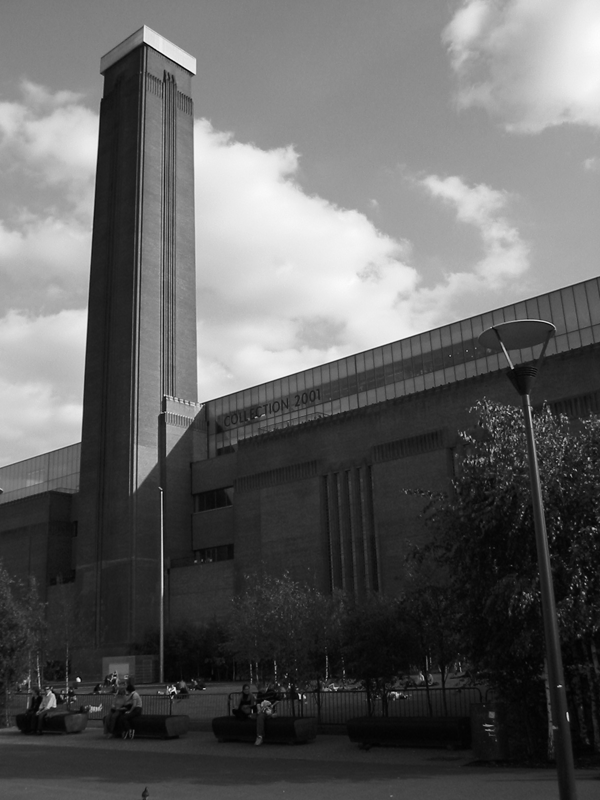
#> input picture cvai/cvai-ex-sw04-2/Images/LondonSmall.png, 600 x 800 px, found by its file name
$ jupyter execute --allow-errors ex-canny_edge_detector.ipynb
#> lines starting #> are read from the running program, lines starting #| are printed output that depends on the picture
# CVAI Exercise: Canny Edge Detector

##  Canny Edge Detector

Edges in an image can be detected using the Canny edge detector. John F. Canny, an Australian computer scientist, invented this method in 1986. The method implements edge detection as solution of an optimization problem and consists of three steps:

- computation of the edges' strength using a differential operator
- finding local maxima of strength perpendicular to edge direction
- connecting edge pixels using hysteresis thresholding with 2 threshold values

## Libraries

[cell 1]
import numpy as np
import matplotlib.pyplot as pl
import cv2 as cv

path = '/exchange/cvai/images/'

## Image

[cell 2]
image  = cv.cvtColor (cv.imread (path + 'LondonSmall.png'), cv.COLOR_BGR2GRAY)
#> image: shape (800, 600); min 0, max 253, mean 97.2
print (image.shape, np.min (image), np.max (image))
#| (800, 600) 0 253
pl.imshow (image, cmap = 'gray')

## Exercise 1: Edge Detection

- Detect the edges in the image above using the canny edge detector in OpenCV.
- How does the result depend on the choice of the parameters?

[cell 3]
canny = cv.Canny(image, 128, 128, apertureSize = 3, L2gradient = True)
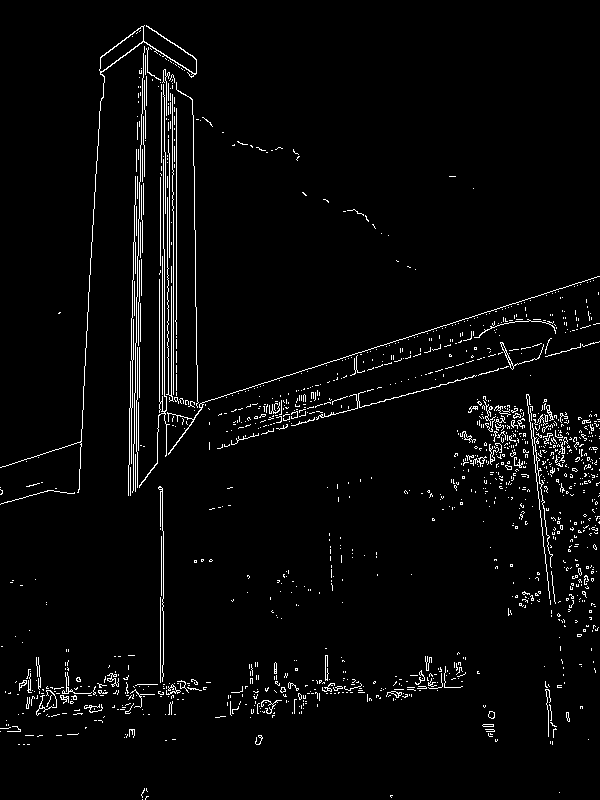
#> canny: shape (800, 600); 3.1% white in thin lines or dots

#pl.imshow (0xFF - canny, cmap = 'gray')
pl.imshow (canny, cmap = 'gray')

[cell 4]
assert canny is not None

## Exercise 2:  Canny Filter for Different Resolutions

The `Canny` filter implemented in OpenCV has only a few parameters, particularly it is impossible to apply it to different resolutions directly. As workaround we compute the edges in advance and submit them to the canny operator:

- Blur the image
- Compute the edges of the blurred image
- Compute the Canny operator directly on the edges

### Blur the image

using `GaussianBlur`

[cell 5]
blurred = cv.GaussianBlur(image,(5,5),0)

pl.figure (figsize = (12, 8))

pl.subplot (1, 2, 1)
pl.title ('original')
pl.imshow (image, cmap = 'gray')

pl.subplot (1, 2, 2)
pl.title ('blurred')
pl.imshow (blurred, cmap = 'gray')
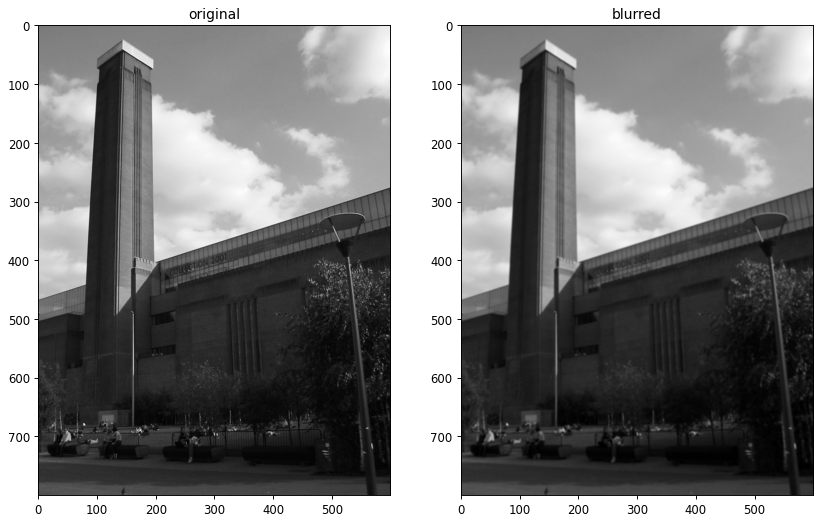
#> figure drawn by matplotlib, 2 panels

[cell 6]
assert blurred is not None

### Compute the edges

- The first partial derivatives of the image, $\text{dx}$ and $\text{dy}$, can be computed using the `Sobel` operator.
- Compute the strength of the edges: $\text{edge}=\sqrt{\text{dx}^2 + \text{dy}^2}$.
- Display the results of the derivatives and the strength of the edges in an adequate form.

[cell 7]
SobelX = np.array ([
    [-1, 0, 1],
    [-2, 0, 2],
    [-1, 0, 1]
])
SobelY = np.array ([
    [-1, -2, -1],
    [ 0,  0,  0],
    [ 1,  2,  1]
])

dx = cv.filter2D(image, -1, SobelX)
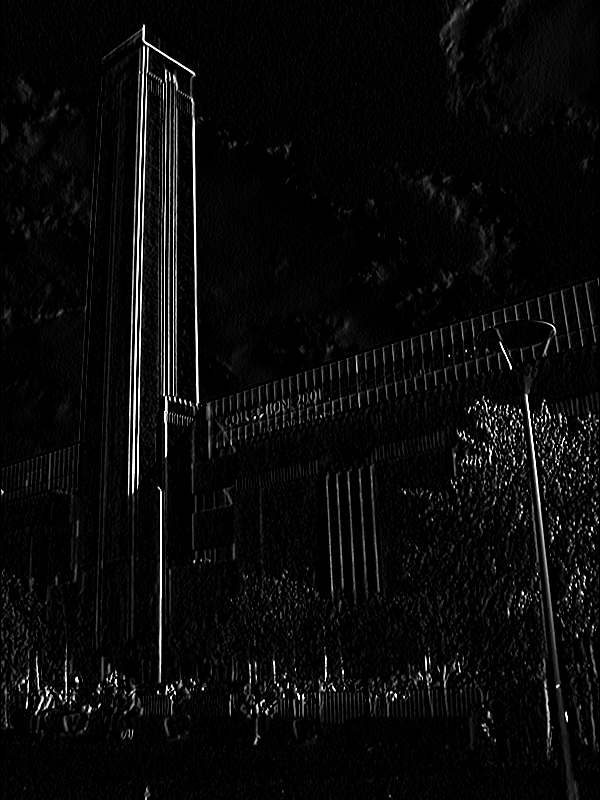
#> dx: shape (800, 600); min 0, max 255, mean 10.3
dy = cv.filter2D(image, -1, SobelY)
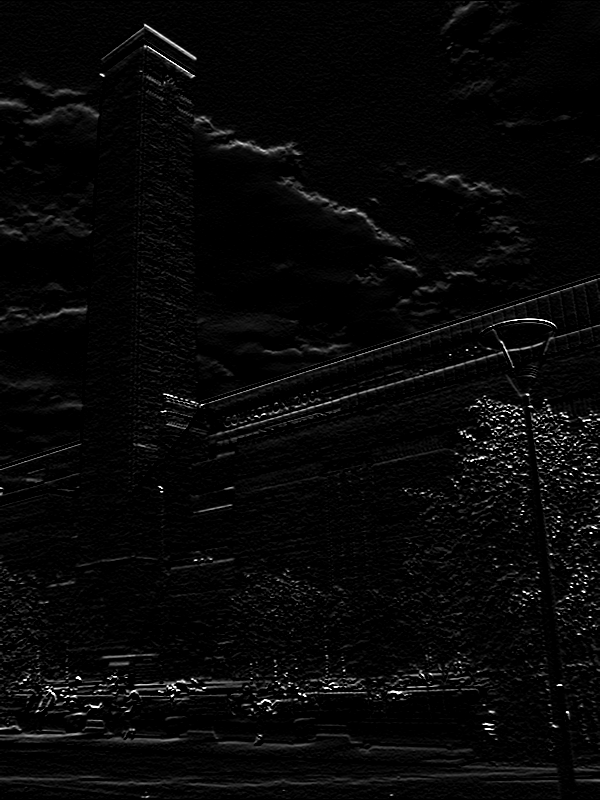
#> dy: shape (800, 600); min 0, max 255, mean 7.7

pl.figure (figsize = (12, 8))

pl.subplot (1, 2, 1)
pl.title ('Sobel, x')
pl.imshow (np.abs (dx), cmap = 'gray')

pl.subplot (1, 2, 2)
pl.title ('Sobel, y')
pl.imshow (np.abs (dy), cmap = 'gray')

[cell 8]
assert dx is not None
assert dy is not None

[cell 9]
edge = np.maximum (np.abs (dx), np.abs (dy))
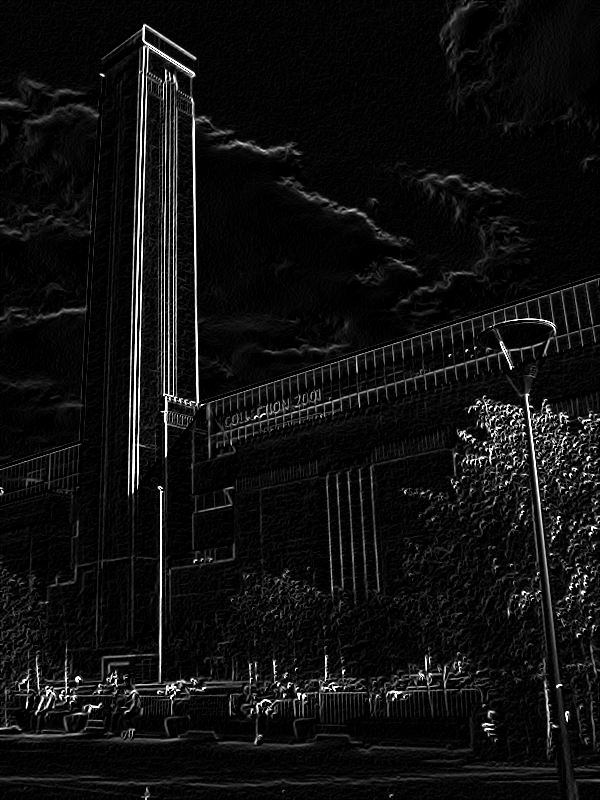
#> edge: shape (800, 600); min 0, max 255, mean 15.9

pl.figure (figsize = (18, 8))

pl.subplot (1, 3, 1)
pl.title ('Sobel, x')
pl.imshow (np.abs (dx), cmap = 'gray')

pl.subplot (1, 3, 2)
pl.title ('Sobel, y')
pl.imshow (np.abs (dy), cmap = 'gray')

pl.subplot (1, 3, 3)
pl.title ('edge strength')
pl.imshow (edge / np.max (edge), cmap = 'gray')
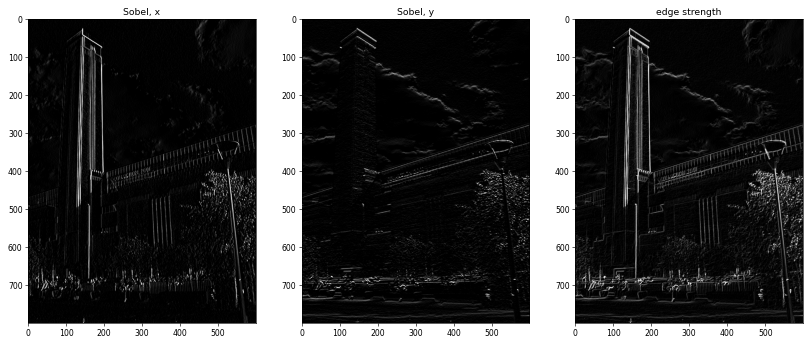
#> figure drawn by matplotlib, 3 panels

$ run again, with cvai/cvai-ex-sw04-2/Images/IMG_7446.jpg saved as cvai/cvai-ex-sw04-2/Images/LondonSmall.png
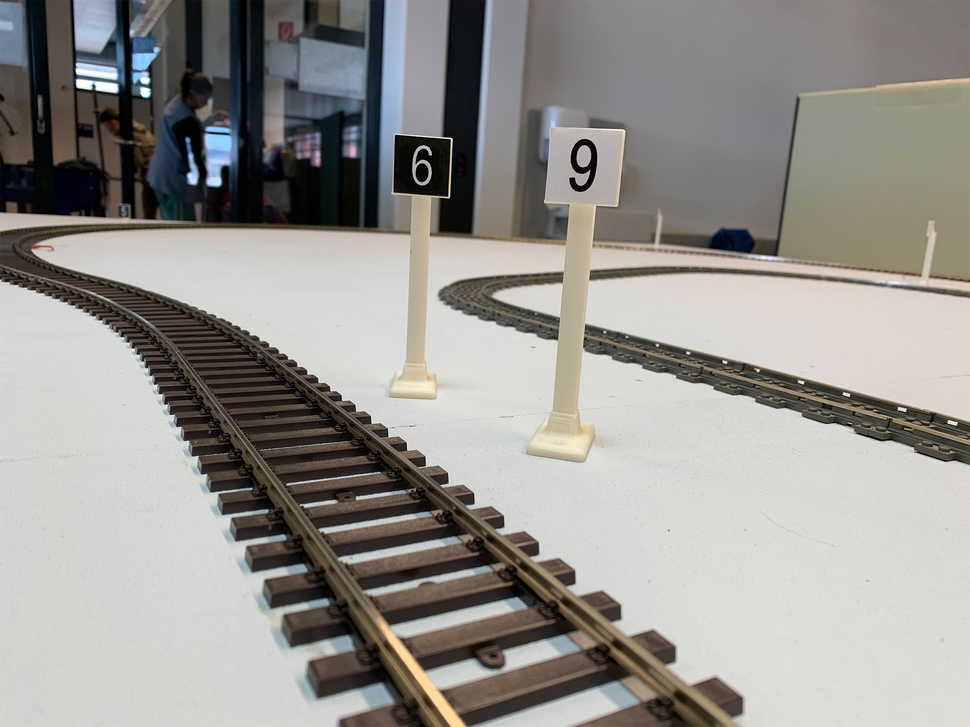
#> input picture cvai/cvai-ex-sw04-2/Images/IMG_7446.jpg, 970 x 727 px, shrunk from 2016 x 1512 before the run, found by its file name
#| (727, 970) 0 255
#> `canny = cv.Canny(image, 128, 128, apertureSize = 3, L2gradient = True)`:
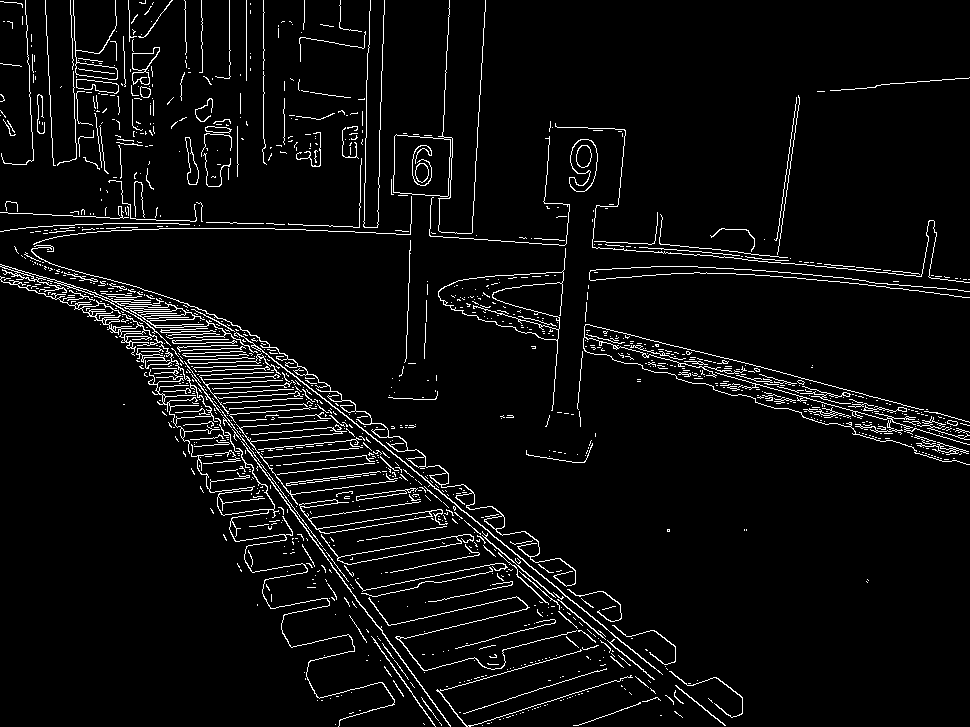
#> canny: shape (727, 970); 4.8% white in thin lines or dots
#> `[cell 9] edge = np.maximum (np.abs (dx), np.abs (dy))  pl.figure (figs..`:
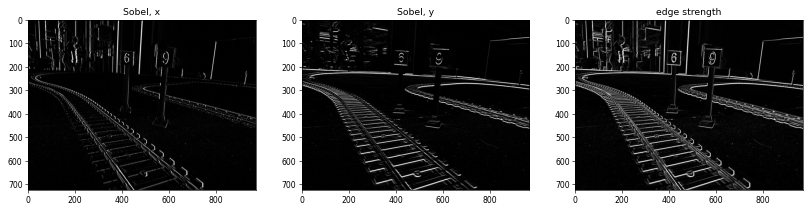
#> figure drawn by matplotlib, 3 panels
